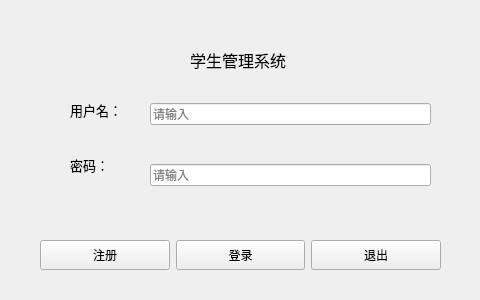
<?xml version="1.0" encoding="UTF-8"?>
<ui version="4.0">
 <class>page_login</class>
 <widget class="QWidget" name="page_login">
  <property name="geometry">
   <rect>
    <x>0</x>
    <y>0</y>
    <width>480</width>
    <height>300</height>
   </rect>
  </property>
  <property name="minimumSize">
   <size>
    <width>480</width>
    <height>300</height>
   </size>
  </property>
  <property name="maximumSize">
   <size>
    <width>480</width>
    <height>300</height>
   </size>
  </property>
  <property name="windowTitle">
   <string>登录</string>
  </property>
  <widget class="QWidget" name="widget" native="true">
   <property name="geometry">
    <rect>
     <x>40</x>
     <y>220</y>
     <width>401</width>
     <height>71</height>
    </rect>
   </property>
   <layout class="QHBoxLayout" name="horizontalLayout">
    <item>
     <widget class="QPushButton" name="btn_sign">
      <property name="minimumSize">
       <size>
        <width>0</width>
        <height>30</height>
       </size>
      </property>
      <property name="text">
       <string>注册</string>
      </property>
     </widget>
    </item>
    <item>
     <widget class="QPushButton" name="btn_login">
      <property name="minimumSize">
       <size>
        <width>0</width>
        <height>30</height>
       </size>
      </property>
      <property name="text">
       <string>登录</string>
      </property>
     </widget>
    </item>
    <item>
     <widget class="QPushButton" name="btn_exit">
      <property name="minimumSize">
       <size>
        <width>0</width>
        <height>30</height>
       </size>
      </property>
      <property name="text">
       <string>退出</string>
      </property>
     </widget>
    </item>
   </layout>
  </widget>
  <widget class="QWidget" name="widget_2" native="true">
   <property name="geometry">
    <rect>
     <x>150</x>
     <y>70</y>
     <width>281</width>
     <height>151</height>
    </rect>
   </property>
   <layout class="QVBoxLayout" name="verticalLayout">
    <item>
     <widget class="QLineEdit" name="le_user">
      <property name="maxLength">
       <number>10</number>
      </property>
      <property name="placeholderText">
       <string>请输入</string>
      </property>
     </widget>
    </item>
    <item>
     <widget class="QLineEdit" name="le_password">
      <property name="maxLength">
       <number>20</number>
      </property>
      <property name="placeholderText">
       <string>请输入</string>
      </property>
     </widget>
    </item>
   </layout>
  </widget>
  <widget class="QLabel" name="label">
   <property name="geometry">
    <rect>
     <x>70</x>
     <y>100</y>
     <width>71</width>
     <height>21</height>
    </rect>
   </property>
   <property name="text">
    <string>&lt;html&gt;&lt;head/&gt;&lt;body&gt;&lt;p&gt;&lt;span style=&quot; font-size:10pt;&quot;&gt;用户名：&lt;/span&gt;&lt;/p&gt;&lt;/body&gt;&lt;/html&gt;</string>
   </property>
  </widget>
  <widget class="QLabel" name="label_2">
   <property name="geometry">
    <rect>
     <x>70</x>
     <y>150</y>
     <width>71</width>
     <height>31</height>
    </rect>
   </property>
   <property name="text">
    <string>&lt;html&gt;&lt;head/&gt;&lt;body&gt;&lt;p&gt;&lt;span style=&quot; font-size:10pt;&quot;&gt;密码：&lt;/span&gt;&lt;/p&gt;&lt;/body&gt;&lt;/html&gt;</string>
   </property>
  </widget>
  <widget class="QLabel" name="label_3">
   <property name="geometry">
    <rect>
     <x>190</x>
     <y>30</y>
     <width>151</width>
     <height>61</height>
    </rect>
   </property>
   <property name="text">
    <string>&lt;html&gt;&lt;head/&gt;&lt;body&gt;&lt;p&gt;&lt;span style=&quot; font-size:12pt;&quot;&gt;学生管理系统&lt;/span&gt;&lt;/p&gt;&lt;/body&gt;&lt;/html&gt;</string>
   </property>
  </widget>
 </widget>
 <resources/>
 <connections/>
</ui>
